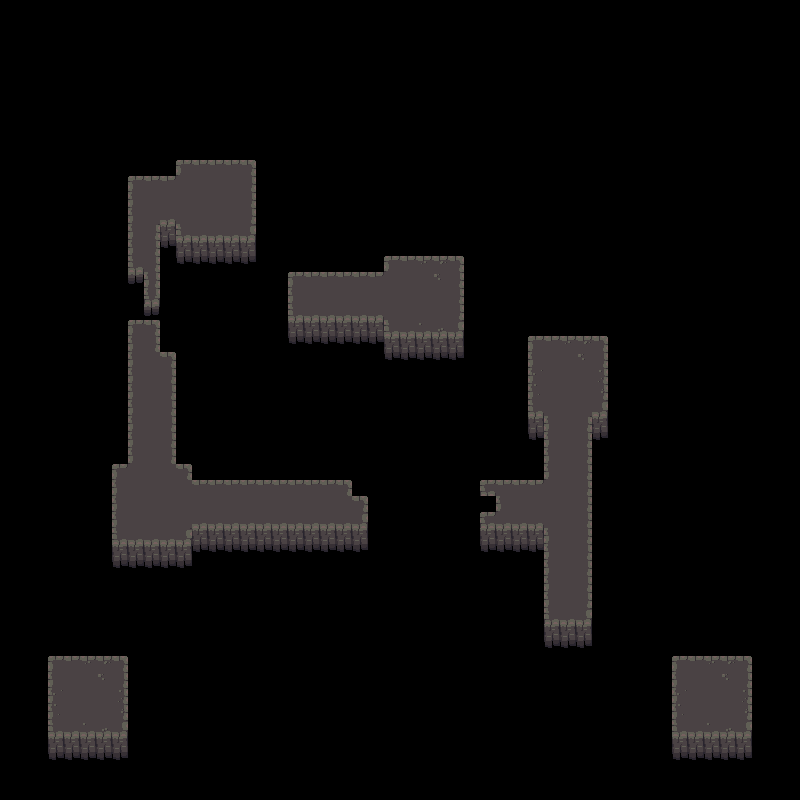

Rendered tile map (Tiled .tmx) drawn with the repository's tilesets; below, a short description and the map source with its tile grids summarised:
An orthogonal 50x50 tile map with 16x16 px tiles, 2 tile layers (Background 1, Foreground 1), 7 hidden layers not drawn, 4 tilesets.

<map version="1.0" orientation="orthogonal" renderorder="right-down" width="50" height="50" tilewidth="16" tileheight="16" nextobjectid="1">
 <tileset firstgid="1" name="Coloured Magic Tiles" tilewidth="16" tileheight="16" tilecount="100" columns="10">
  <image source="../Coloured Magic Tiles.png" width="160" height="160" />
  <tile id="0">
   <properties>
    <property name="start" value="" />
   </properties>
  </tile>
  <tile id="1">
   <properties>
    <property name="win" value="" />
   </properties>
  </tile>
  <tile id="2">
   <properties>
    <property name="key" value="" />
   </properties>
  </tile>
  <tile id="3">
   <properties>
    <property name="door" value="" />
   </properties>
  </tile>
  <tile id="4">
   <properties>
    <property name="chest" value="" />
   </properties>
  </tile>
  <tile id="6">
   <properties>
    <property name="fastblob" value="" />
   </properties>
  </tile>
  <tile id="7">
   <properties>
    <property name="followblob" value="" />
   </properties>
  </tile>
  <tile id="8">
   <properties>
    <property name="armouredblob" value="" />
   </properties>
  </tile>
  <tile id="9">
   <properties>
    <property name="blob" value="" />
   </properties>
  </tile>
  <tile id="12">
   <properties>
    <property name="blocked" value="" />
   </properties>
  </tile>
  <tile id="99">
   <properties>
    <property name="walkable" value="" />
   </properties>
  </tile>
 </tileset>
 <tileset firstgid="101" name="Dungeon_new_green_gutter" tilewidth="16" tileheight="16" spacing="2" margin="1" tilecount="288" columns="24">
  <image source="../Dungeon_new_green_gutter.png" width="432" height="216" />
  <tile id="83">
   <properties>
    <property name="void" value="" />
   </properties>
  </tile>
 </tileset>
 <tileset firstgid="389" name="Dungeon_new_brown_gutter" tilewidth="16" tileheight="16" spacing="2" margin="1" tilecount="288" columns="24">
  <image source="../Dungeon_new_brown_gutter.png" width="432" height="216" />
  <tile id="83">
   <properties>
    <property name="void" value="" />
   </properties>
  </tile>
 </tileset>
 <tileset firstgid="677" name="Dungeon_new_gutter" tilewidth="16" tileheight="16" spacing="2" margin="1" tilecount="288" columns="24">
  <image source="../Dungeon_new_gutter.png" width="432" height="216" />
  <tile id="83">
   <properties>
    <property name="void" value="" />
   </properties>
  </tile>
 </tileset>
 <layer name="Background 0" width="50" height="50" visible="0">
  <data>[2500 cells, 0 non-empty, 0 distinct tile ids]</data>
 </layer>
 <layer name="Foreground 0" width="50" height="50" visible="0">
  <data>[2500 cells, 483 non-empty, 27 distinct tile ids]</data>
 </layer>
 <layer name="Collision0" width="50" height="50" visible="0">
  <data>[2500 cells, 2500 non-empty, 5 distinct tile ids]</data>
 </layer>
 <layer name="Background 1" width="50" height="50">
  <data>[2500 cells, 3 non-empty, 2 distinct tile ids]</data>
 </layer>
 <layer name="Foreground 1" width="50" height="50">
  <data>[2500 cells, 396 non-empty, 33 distinct tile ids]</data>
 </layer>
 <layer name="Collision1" width="50" height="50" visible="0">
  <data>[2500 cells, 2500 non-empty, 5 distinct tile ids]</data>
 </layer>
 <layer name="Background 2" width="50" height="50" visible="0">
  <data>[2500 cells, 4 non-empty, 1 distinct tile ids]</data>
 </layer>
 <layer name="Foreground 2" width="50" height="50" visible="0">
  <data>[2500 cells, 753 non-empty, 49 distinct tile ids]</data>
 </layer>
 <layer name="Collision2" width="50" height="50" visible="0">
  <data>[2500 cells, 2500 non-empty, 6 distinct tile ids]</data>
 </layer>
</map>
